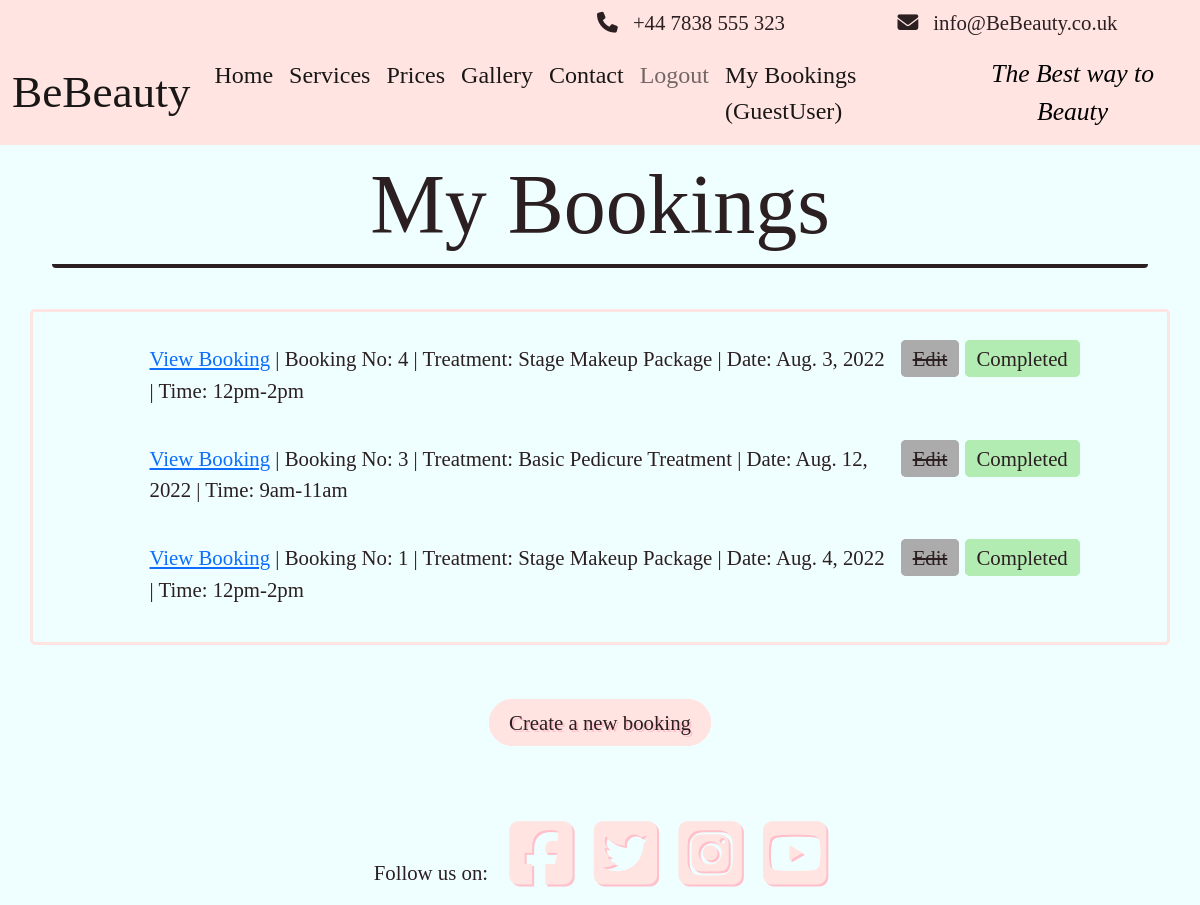
The page /bookings (signed in) on the database as committed earlier.
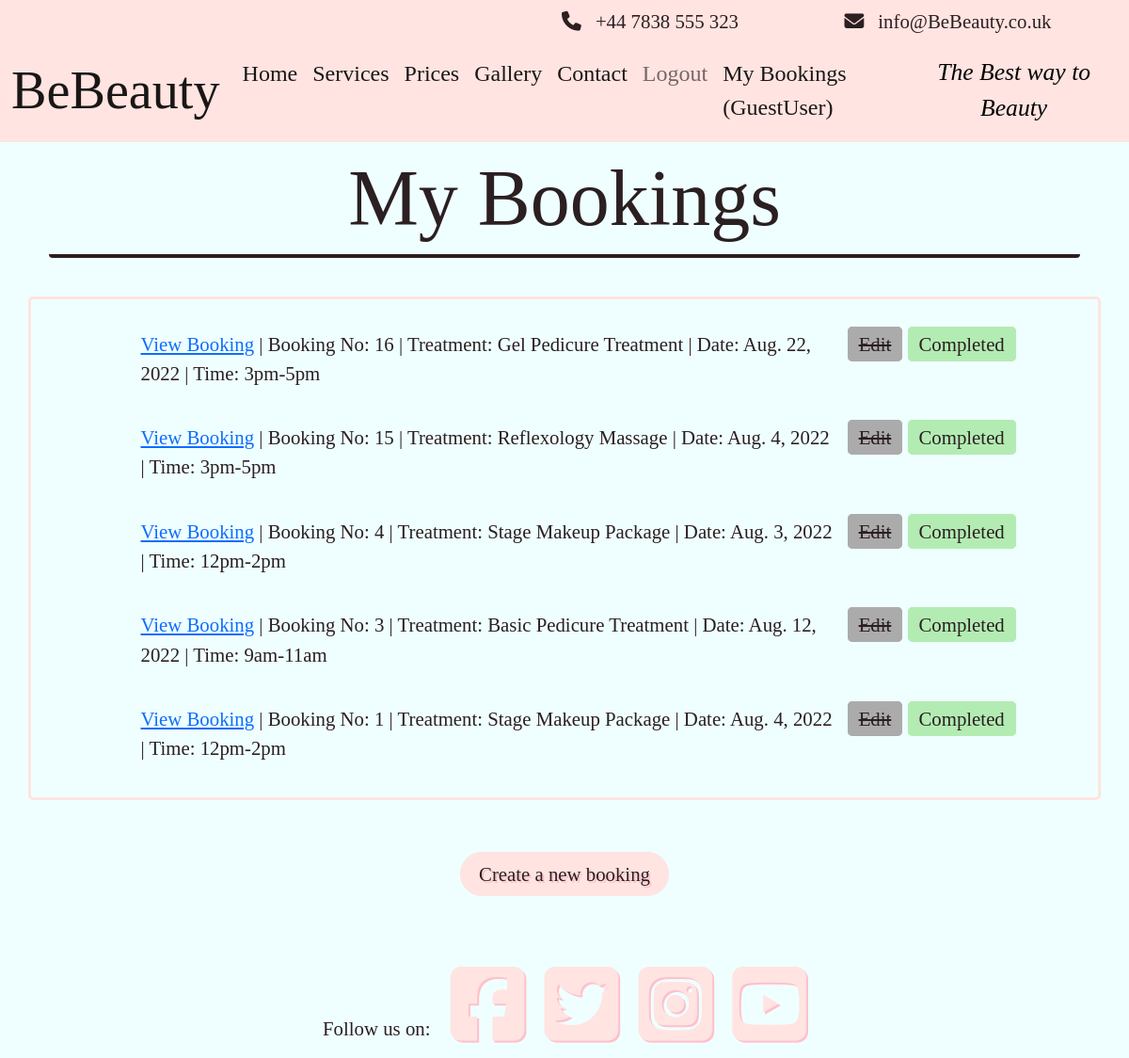
The same page on the database as committed later.
### booking/models.py (models this page shows, shortened)
class Booking(models.Model):
    booking_id = models.BigAutoField(primary_key=True, unique=True)
    user = models.ForeignKey(
        User, on_delete=models.CASCADE,
        related_name="User")
    contact_no = PhoneNumberField(region="GB", null=False, blank=False)
    email = models.EmailField()
    treatment = models.ForeignKey(
        Treatment, on_delete=models.CASCADE,
        related_name="Treatment_Name"
        )
    booking_time = models.DateField(auto_now=True)
    appointment_date = models.DateField()
    appointment_slot = models.IntegerField(choices=TIMESLOTS)
    address_line_one = models.CharField(max_length=60)
    address_line_two = models.CharField(max_length=60, blank=True)
    address_line_three = models.CharField(max_length=60, blank=True)
    city = models.CharField(max_length=20)
    post_code = models.CharField(max_length=10)
    additional_info = models.TextField(max_length=300, blank=True)
    cancelled = models.IntegerField(choices=APPOINTMENT_STATUS, default=0)
    class Meta:
        ordering = ['appointment_date', 'appointment_slot']
        constraints = [
            models.UniqueConstraint(
                fields=['appointment_date', 'appointment_slot'],
                name='unique_booking')
        ]

### treatment/models.py (models this page shows, shortened)
class Treatment(models.Model):
    treatment_type = models.IntegerField(choices=TREATMENTS)
    treatment_name = models.CharField(max_length=60, unique=True)
    slug = models.SlugField(max_length=60, unique=True, primary_key=True)
    treatment_price = models.DecimalField(blank=False,
                                          max_digits=5, decimal_places=2)
    treatment_description = models.TextField()
    treatment_time = models.CharField(max_length=50)
    class _Meta:
        ordering = ['treatment_name']
    def __str__(self):
        return f"{self.treatment_name}"

### booking/views.py (the view)
# urls.py: path('bookings', ListBookings.as_view(), name='bookings'),
class ListBookings(ListView):
    model = Booking
    queryset = Booking.objects.all().order_by('-booking_id')
    template_name = 'bookings.html'
    paginate_by = 6
    context_object_name = 'bookings'
    def get_queryset(self):
        queryset = super().get_queryset()
        return queryset.filter(user=self.request.user)

### templates/bookings.html (shortened to what this page needs)
{% extends "base.html" %}
{% load static %}
{% block content %}
{% if user.is_authenticated %}
<div class="container">
    <div class="box-wrap">
        <h1 class="col center-text title-font sub-title">My Bookings</h1>
    </div>
</div>
<br>
<div class="container booking-box">
    <br>
    {% for booking in bookings %}
    {% if booking.cancelled == False %}
    <div class="container">
        <div class="row">
            <div class="col-1 no-padding"></div>
            <div class="col-sm-11">
                <div class="row text-wrap">
                    <div class="col-sm-9">
                        <a class="" href="{% url 'view-booking' booking.pk %}">View Booking</a> | Booking No:
                        {{ booking.booking_id }} | Treatment: {{ booking.treatment }} | Date:
                        {{ booking.appointment_date }} | Time: {{ booking.get_appointment_slot_display }}
                    </div>
                    <div class="col-sm-3 g-0">
                        {% if user.last_login.date < booking.appointment_date %}
                        <a class="custom-site-btn btn-remove-blue edit-but" href="{% url 'edit-booking' booking.pk %}">Edit</a>
                        <a class="custom-site-btn btn-remove-blue del-but" href="{% url 'cancel-booking' booking.pk %}">Cancel</a>
                        {% elif user.last_login.date == booking.appointment_date %}
                        <a class="custom-site-btn btn-remove-blue nul-but"><s>Edit</s></a>
                        <a class="custom-site-btn btn-remove-blue today-but" href="{% url 'view-booking' booking.pk %}">Today</a>
                        {% else %}
                        <a class="custom-site-btn btn-remove-blue nul-but"><s>Edit</s></a>
                        <a class="custom-site-btn btn-remove-blue fin-but" href="{% url 'view-booking' booking.pk %}">Completed</a>
                        {% endif %}
                    </div>
                </div>
            </div>
        </div>
    </div>
    <br>
    {% endif %}
    {% endfor %}
</div>
<br>
<br>
{% if user.is_staff %}
<div class="container_fluid">
    <div class="justify-content-center text-center ">
        <a class="btn-lg light sub-custom-btn btn-remove-blue hvr-pulse" href="{% url 'admin-booking' %}">Create
            a new booking</a>
    </div>
</div>
{% else %}
<div class="container_fluid">
    <div class="justify-content-center text-center ">
        <a class="btn-lg light sub-custom-btn btn-remove-blue hvr-pulse" href="{% url 'booking' %}">Create
            a new booking</a>
    </div>
</div>
{% endif %}
<br>
<br>
{% endif %}
{% endblock %}

Rows that differ between the two databases and show on the page:
added Booking: booking_id "16", treatment "Gel Pedicure Treatment", appointment_date "Aug. 22, 2022", appointment_slot "3pm-5pm", shows "Edit"
added Booking: booking_id "15", treatment "Reflexology Massage", appointment_date "Aug. 4, 2022", appointment_slot "3pm-5pm", shows "Edit"
